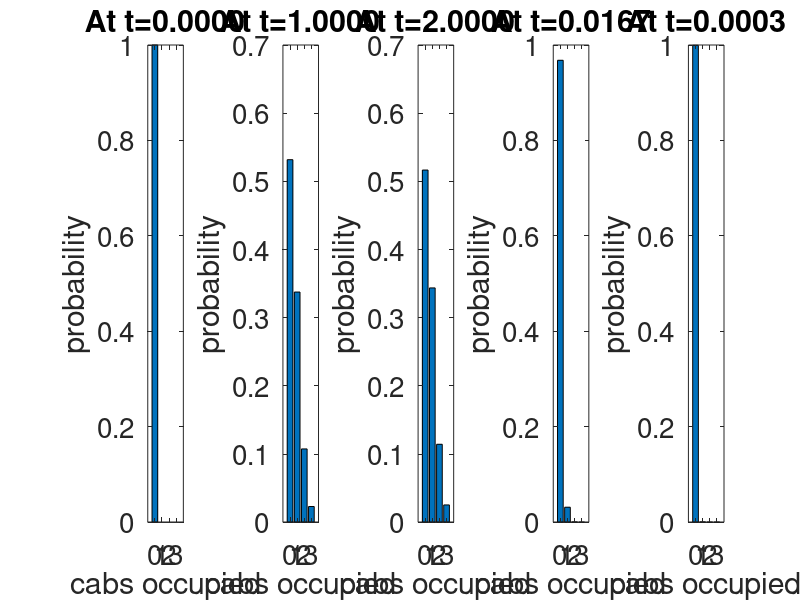
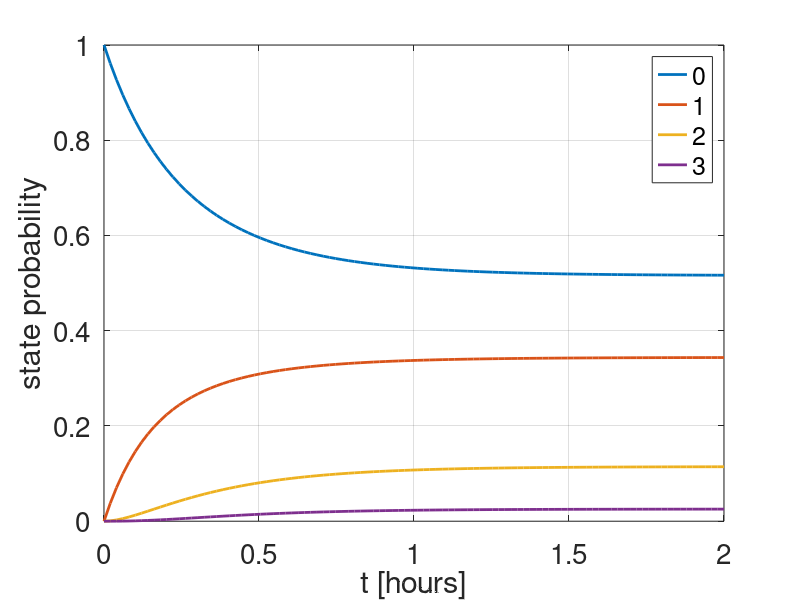

These figures' MATLAB source, in order:
% Lecture 9 example 1: Taxi company

S = [0 1 2 3];      % States
lambda = 2;         % Customer arrival rate, per hour
kappa  = 3;         % Cab freeing rate, per hour, for
                    % each cab that is occupied.

Q = [-lambda lambda 0 0;
    kappa -lambda-kappa lambda 0;
    0 2*kappa -lambda-2*kappa lambda;
    0 0 3*kappa -3*kappa]

% For illustration, let us start with
% all cabs free (state 0 certainly).
% Inspect state distributions at some
% points of time.

mu0 = [1 0 0 0];

figure(1)
clf

timelist = [0 1 2 1/60 1/3600];
for i=1:length(timelist)
    t = timelist(i);
    subplot(1,length(timelist),i);
    
    fprintf('\nAt t=%.4f hours:\n', t);
    Pt = expm(t*Q)
    mut = mu0*Pt
    bar(S, mut);
    set(gca,'fontsize',20);
    xlabel('cabs occupied');
    ylabel('probability');
    title(sprintf('At t=%.4f', t));
    %pause
end

% Final illustration:
% Continuous evolution of the state distribution
% over time, from t=0 to t=2 hours.
%
figure(2)
clf
npoints = 100;
timelist = linspace(0, 2, npoints);
mulist = zeros(npoints, length(S));
for i=1:npoints
    t   = timelist(i);
    Pt  = expm(t*Q);
    mut = mu0*Pt;
    mulist(i,:) = mut;
end
plot(timelist, mulist, '-', 'linewidth', 2);
set(gca,'fontsize',20);
legend(num2str(S'));
grid on
xlabel('t [hours]');
ylabel('state probability');
